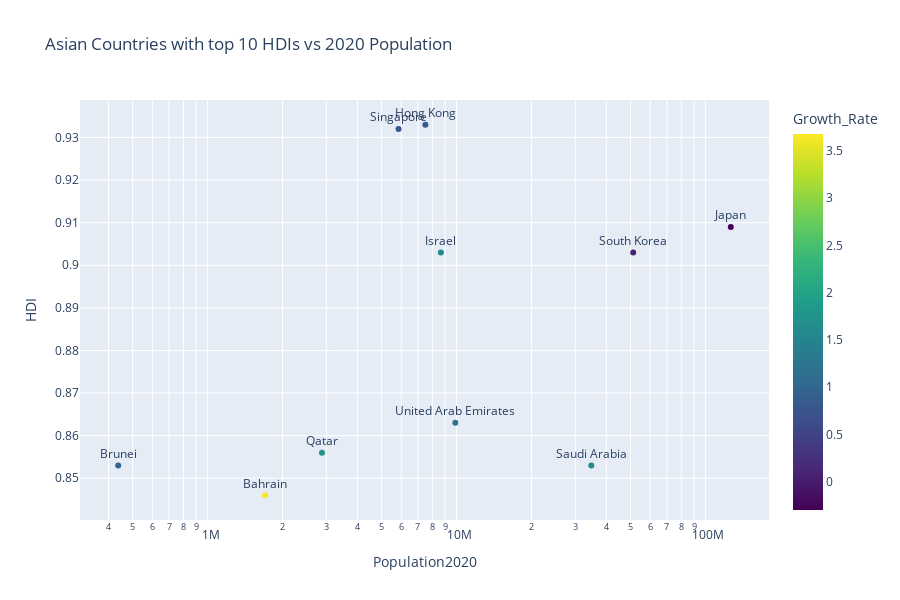

This figure's notebook cell:
### Code cell
#visualizing probable correlation between HDI and population, the size of the points is a function of their 2020 Growth_Rates 
fig = px.scatter(Asians_10, x= Asians_10.Population2020, y= Asians_10.HDI,color_continuous_scale = 'Viridis', color='Growth_Rate',text ='Country',log_x=True, title = 'Asian Countries with top 10 HDIs vs 2020 Population')
fig.update_traces(textposition='top center')
fig.update_layout(
    height=600,)
fig.show()

### Figure 1 — Plotly figure (JSON) as saved in the notebook; plotly's stock layout.template omitted (floating-point values rounded to 4 significant figures)
{"data": [{"hovertemplate": "Population2020=%{x}<br>HDI=%{y}<br>Country=%{text}<br>Growth_Rate=%{marker.color}<extra></extra>", "legendgroup": "", "marker": {"color": [0.82, 0.79, -0.3, 1.6, 0.09, 1.23, 1.73, 0.97, 1.59, 3.68], "coloraxis": "coloraxis", "symbol": "circle"}, "mode": "markers+text", "name": "", "orientation": "v", "showlegend": false, "text": ["Hong Kong", "Singapore", "Japan", "Israel", "South Korea", "United Arab Emirates", "Qatar", "Brunei", "Saudi Arabia", "Bahrain"], "textposition": "top center", "type": "scatter", "x": [7496981, 5850342, 126476461, 8655535, 51269185, 9890402, 2881053, 437479, 34813871, 1701575], "xaxis": "x", "y": [0.933, 0.932, 0.909, 0.903, 0.903, 0.863, 0.856, 0.853, 0.853, 0.846], "yaxis": "y"}], "layout": {"coloraxis": {"colorbar": {"title": {"text": "Growth_Rate"}}, "colorscale": [[0, "#440154"], [0.1111, "#482878"], [0.2222, "#3e4989"], [0.3333, "#31688e"], [0.4444, "#26828e"], [0.5556, "#1f9e89"], [0.6667, "#35b779"], [0.7778, "#6ece58"], [0.8889, "#b5de2b"], [1, "#fde725"]]}, "height": 600, "legend": {"tracegroupgap": 0}, "title": {"text": "Asian Countries with top 10 HDIs vs 2020 Population"}, "xaxis": {"anchor": "y", "domain": [0, 1], "title": {"text": "Population2020"}, "type": "log"}, "yaxis": {"anchor": "x", "domain": [0, 1], "title": {"text": "HDI"}}}}
